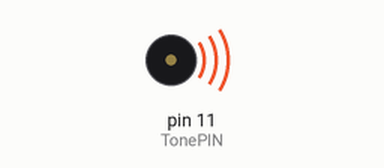
The sketch below on a simulated Arduino Uno, built with avr-gcc and run on an emulated ATmega328P. Parts: buzzer (waves = sounding).

Above: at 0.1 s.
At 2.2 s:
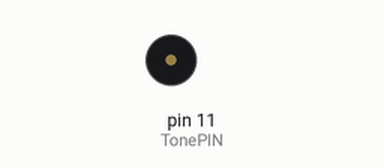
Timing chart, 0 to 3.7 s (numbered marks = the images above):
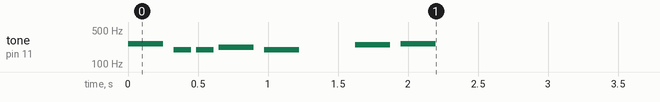

The sketch:

beeper_tone.ino
```cpp
/* YourDuinoStarter Example: Beeper Tone test
 - Uses the Arduino Tone Library to make sounds on the
   Beeper in the starter Kit, or an 8 Ohm speaker.
 - SEE the comments after "//" on each line below
 - CONNECTIONS:
 - Beeper/Speaker on Arduino port 11 (Can be changed)
 - If speaker is used, Use 100 ohm resistor
   (or two 220 ohms in parallel) in series with speaker.
 - V1.02 02/15/13
 Questions: terry@yourduino.com */

/*-----( Import needed libraries )-----*/
#include "pitches.h"

/*-----( Declare Constants and Pin Numbers )-----*/
#define TonePIN  11  // Which pin to connect to

/*-----( Declare objects )-----*/
//none
/*-----( Declare Variables )-----*/
int thisNote;          // which note to play now
int noteDuration;      // How long to play the note
int pauseBetweenNotes; // Length between notes

// notes in the melody: (0 is a 'rest' )
// This is an "array" of data holding the melody
int melody[] = {
  NOTE_C4, NOTE_G3,NOTE_G3, NOTE_A3, NOTE_G3,0, NOTE_B3, NOTE_C4};

// note durations: 4 = quarter note, 8 = eighth note, etc.:
int noteDurations[] = {
  4, 8, 8, 4,4,4,4,4 };

void setup()   /****** SETUP: RUNS ONCE ******/
{
  // go through each of the notes of the melody:
  for (thisNote = 0; thisNote < 8; thisNote++)
  { // Calculate and play one note and a pause after it

    // to calculate the note duration, take one second
    // divided by the note type.
    // e.g. quarter note = 1000 / 4, eighth note = 1000/8, etc.
    noteDuration = 1000/noteDurations[thisNote];
    tone(TonePIN, melody[thisNote],noteDuration);

    // to distinguish the notes, set a minimum time between them.
    // the note's duration + 30% seems to work well:
    pauseBetweenNotes = noteDuration * 1.30;
    delay(pauseBetweenNotes);
   }  // End of one note

}//--(end setup )---


void loop()   /****** LOOP: RUNS CONSTANTLY ******/
{
// Nothing. Once was enough :-)
}//--(end main loop )---

/*-----( Declare User-written Functions )-----*/
// none

//*********( THE END )***********
```
